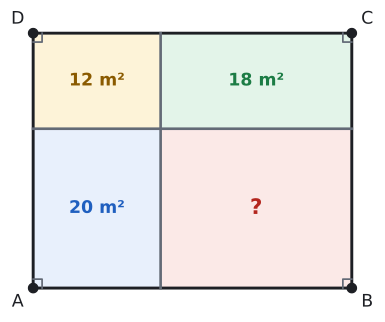

Write the Python code that produced this figure.
import sys; sys.path.insert(0, "tools")
from cizim import *

P = lambda x, y: np.array([float(x), float(y)])
uz = lambda U, V: round(float(np.linalg.norm(U - V)), 4)
def acisi(K, U, V):
    u, v = U - K, V - K
    return round(float(np.degrees(np.arccos(np.dot(u, v) / np.linalg.norm(u) / np.linalg.norm(v)))), 3)
def birim(U, V):
    t = (V - U) / np.linalg.norm(V - U); return t, np.array([-t[1], t[0]])
def ayak(Q, U, V):
    t, _ = birim(U, V); return U + np.dot(Q - U, t) * t
def yansit(Q, U, V):
    return 2 * ayak(Q, U, V) - Q
def kesisim(U1, V1, U2, V2):
    M = np.array([V1 - U1, U2 - V2]).T; s = np.linalg.solve(M, U2 - U1); return U1 + s[0] * (V1 - U1)
def cetik(U, V, n=1, renk=SOLUK, f=0.5):
    M = U + f * (V - U); t, m = birim(U, V)
    for i in range(n):
        c = M + (i - (n - 1) / 2) * 0.2 * S * t
        ax.plot(*zip(c - 0.22 * S * m, c + 0.22 * S * m), color=renk, lw=1.5)
def olcu(U, V, metin, d=0.5, renk=YAZI, fs=13, f=0.5):
    """[UV] üzerinde f oranındaki noktaya, U->V yönünün soluna d*S uzağa yazı (d < 0: sağına)."""
    M = U + f * (V - U); _, m = birim(U, V)
    ax.text(*(M + d * S * m), metin, ha="center", va="center", color=renk, fontsize=fs)
def dik_isareti(K, U, V, r=0.4):
    a_ = (U - K) / np.linalg.norm(U - K) * r * S; b_ = (V - K) / np.linalg.norm(V - K) * r * S
    ax.plot(*zip(K + a_, K + a_ + b_, K + b_), color=SOLUK, lw=1.3)
def harf(Q, metin, dx, dy, renk=YAZI, fs=13):
    ax.text(Q[0] + dx * S, Q[1] + dy * S, metin, ha="center", va="center", color=renk, fontsize=fs)
def cizgi(U, V, renk=YAZI, lw=2.2, ls="-"):
    ax.plot(*zip(U, V), color=renk, lw=lw, ls=ls)
def boya(noktalar, renk):
    ax.add_patch(patches.Polygon(noktalar, closed=True, facecolor=renk, edgecolor="none"))
def yay(K, U, V, r=0.8, renk=MAVI, n=1):
    for i in range(n): aci(ax, K, U, V, r=(r + 0.18 * i) * S, renk=renk)
def yay_yazi(K, U, V, metin, d=1.4, renk=MAVI, fs=12):
    """K köşesindeki U-K-V açısının ortasından d*S uzağa yazı."""
    u = (U - K) / np.linalg.norm(U - K); v = (V - K) / np.linalg.norm(V - K); o = (u + v) / np.linalg.norm(u + v)
    ax.text(*(K + d * S * o), metin, ha="center", va="center", color=renk, fontsize=fs)
def basla(xmin, xmax, ymin, ymax, en=5.5):
    global fig, ax
    fig, ax = sekil(en, en * (ymax - ymin) / (xmax - xmin))
    ax.set_aspect("equal"); ax.axis("off"); ax.set_xlim(xmin, xmax); ax.set_ylim(ymin, ymax)
def dortgen(A, B, C, D, dolgu=None):
    if dolgu: boya([A, B, C, D], dolgu)
    ax.plot(*zip(A, B, C, D, A), color=YAZI)
    for Q in (A, B, C, D): nokta(ax, *Q, "")
def koseler(A, B, C, D, d=0.55):
    O = (A + B + C + D) / 4
    for Q, ad in ((A, "A"), (B, "B"), (C, "C"), (D, "D")):
        y = (Q - O) / np.linalg.norm(Q - O); harf(Q, ad, d * np.sign(y[0]) * 1.1, d * np.sign(y[1]))
def dikdortgen(a, b):
    """A orijinde, [AB] yatay: A, B, C, D."""
    return P(0, 0), P(a, 0), P(a, b), P(0, b)
def dik_koseler(A, B, C, D, r=0.4):
    dik_isareti(A, B, D, r); dik_isareti(B, C, A, r); dik_isareti(C, D, B, r); dik_isareti(D, A, C, r)
def cerceve(noktalar, kenar=1.2):
    xs = [q[0] for q in noktalar]; ys = [q[1] for q in noktalar]
    return min(xs) - kenar * S, max(xs) + kenar * S, min(ys) - kenar * S, max(ys) + kenar * S
def alan(noktalar, metin, renk=YAZI, dx=0, dy=0, fs=13):
    """Çokgenin köşelerinin ortalamasına kalın yazı."""
    O = sum(noktalar) / len(noktalar)
    ax.text(O[0] + dx * S, O[1] + dy * S, metin, ha="center", va="center", color=renk, fontsize=fs, fontweight="bold")
def alan_hesap(*Q):
    return round(abs(sum(Q[i][0] * Q[(i + 1) % len(Q)][1] - Q[(i + 1) % len(Q)][0] * Q[i][1] for i in range(len(Q)))) / 2, 4)

# Alıştırma 12: sol sütun 4, sağ sütun 6; üst sıra 3, alt sıra 5. Parseller: sol üst 12, sağ üst 18, sol alt 20, sağ alt 30.
A, B, C, D = dikdortgen(10, 8)
S = 0.8
K1, K2 = P(4, 0), P(4, 8); L1, L2 = P(0, 5), P(10, 5)
print("sol üst", 4 * 3, "sağ üst", 6 * 3, "sol alt", 4 * 5, "sağ alt", 6 * 5)
basla(*cerceve([A, B, C, D], 1.0), en=5.0)
boya([P(0, 5), P(4, 5), P(4, 8), P(0, 8)], SARI_ACIK); boya([P(4, 5), P(10, 5), P(10, 8), P(4, 8)], YESIL_ACIK)
boya([P(0, 0), P(4, 0), P(4, 5), P(0, 5)], MAVI_ACIK); boya([P(4, 0), P(10, 0), P(10, 5), P(4, 5)], KIRMIZI_ACIK)
dortgen(A, B, C, D); koseler(A, B, C, D); dik_koseler(A, B, C, D, 0.35)
cizgi(K1, K2, SOLUK, 2.0); cizgi(L1, L2, SOLUK, 2.0)
ax.text(2, 6.5, "12 m²", ha="center", va="center", color=SARI, fontsize=13, fontweight="bold")
ax.text(7, 6.5, "18 m²", ha="center", va="center", color=YESIL, fontsize=13, fontweight="bold")
ax.text(2, 2.5, "20 m²", ha="center", va="center", color=MAVI, fontsize=13, fontweight="bold")
ax.text(7, 2.5, "?", ha="center", va="center", color=KIRMIZI, fontsize=16, fontweight="bold")
kaydet(fig, __file__)
